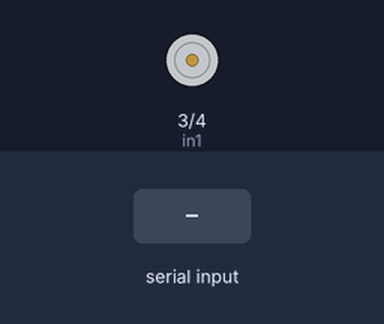
A sketch run on a simulated Arduino Uno, built with avr-gcc and run on an emulated ATmega328P. Parts: motor-driver pin pairs drawn as motors (green arrow = first pin HIGH = forward, orange = second pin HIGH = backward, longer = more drive). Inputs (shaded band) come from the test bench.

Above: at 1.2 s.
1.3 s: "F" received over Serial
At 2.2 s:
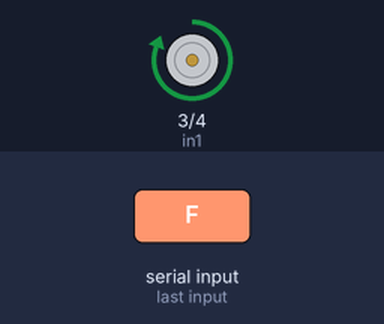
2.8 s: "B" received over Serial
At 3.3 s:
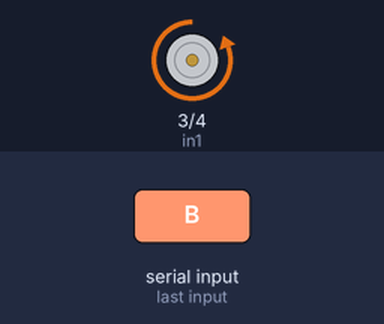
4.3 s: "1" received over Serial
At 5.7 s:
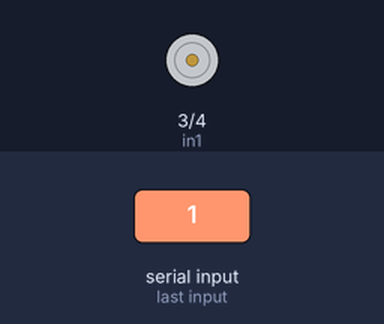
Timing chart, 0 to 7.3 s (numbered marks = the images above; inputs shaded):
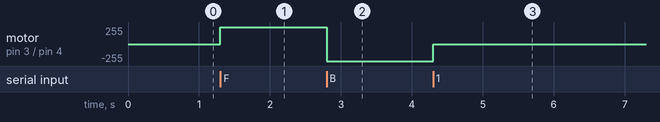

The sketch:

HC05_MOTAR.ino
```cpp
char data;
int in1=3;
int in2=4;

void setup(){
  pinMode(in1,OUTPUT);
  pinMode(in2,OUTPUT);
  Serial.begin(9600);
}

void loop(){
  if (Serial.available()){
    data=Serial.read();

    if(data=='F'){
      digitalWrite(in1,HIGH);
      digitalWrite(in2,LOW);}

    else if(data=='B'){
      digitalWrite(in1,LOW);
      digitalWrite(in2,HIGH);}
    else{
      digitalWrite(in1,LOW);
      digitalWrite(in2,LOW);
    }
  }
}
```

Measured:
- after the input at 1.3 s, motor on pin 3 (in1) / pin 4 (in2): stopped → forward 255/255 at once
- after the input at 2.8 s, motor on pin 3 (in1) / pin 4 (in2): forward 255/255 → backward 255/255 at once
- after the input at 4.3 s, motor on pin 3 (in1) / pin 4 (in2): backward 255/255 → stopped at once
